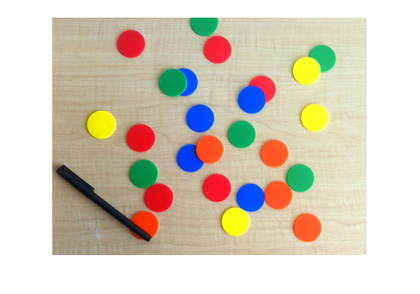
%> input picture Matlab/Immagini/Altro/Altro/coloredChips.png, 420 x 294 px, shrunk from 692 x 484 before the run
$ octave --eval "result = horizon(rgb2gray(imread('coloredChips.png')));"   (GNU Octave 9; MATLAB toolbox functions it lacks are replaced by stand-ins)
%> lines starting %> are read from the running program, lines starting %| are printed output that depends on the picture
function [angle] = horizon(image, varargin)
% HORIZON estimates the horizon rotation in the image.
%   ANGLE=HORIZON(I) returns rotation of an estimated horizon
%   in the image I. The returned value ANGLE is in the
%   range <-45,45> degrees.
%
%   ANGLE=HORIZON(I, PRECISION) aligns the image I with
%   the predefined precision. The default value is 1 degree. If higher
%   precision is required, 0.1 could be a good value.
%
%   ANGLE=HORIZON(I, PRECISION, METHOD, DISKSIZE) aligns the image I with
%   the specified METHOD. Following methods are supported:
%       'fft' - Fast Fourier Transform, the default method,
%       'hough' - Hough transform, which finds lines in the image,
%       'blot' - Finds blots and estimates their's orientation.
%                Blot method allows additional parameter DISKSIZE that
%                defines the filter size of morphological transformations.
%                The default value is 7. Note that this method
%                may not work for all kind of pictures.
%
%   Example
%   -------
%       image = imread('board.tif');
%       angle = horizon(rgb2gray(image), 0.1, 'fft')
%       imshow(imrotate(image, -angle, 'bicubic'));
%
%   The example aligns the default image in Image Processing Toolbox.
% Parameter checking.
numvarargs = length(varargin);
%> numvarargs = 0
if numvarargs > 3                   % only want 3 optional inputs at most
    error('myfuns:somefun2Alt:TooManyInputs', ...
        'requires at most 2 optional inputs');
end
optargs = {1, 'fft', 2};            % set defaults for optional inputs
optargs(1:numvarargs) = varargin;
[precision, method, diskSize] = optargs{:};  % use memorable variable names
%> precision = 1; method = 'fft'; diskSize = 2
% Check image dimension.
if ndims(image)~=2
    error('The image must be two-dimensional (i.e. grayscale).')
end
% Call the selected method
if strcmpi(method, 'fft')
    angle = horizonFFT(image, precision);
elseif strcmpi(method, 'hough')
    angle = horizonHough(image, precision);
else
    angle = horizonBlobs(image, precision, diskSize);
end
% Return the angle
angle = mod(45+angle,90)-45;            % rotation in -45..45 range
end
function angle = horizonFFT(image, precision)
%> called with precision = 1
% FFT.
maxsize = max(size(image));
%> maxsize = 420
T = fftshift(fft2(image, maxsize, maxsize)); % create rectangular transform
T = log(abs(T)+1);                           % get magnitude in <0..inf)
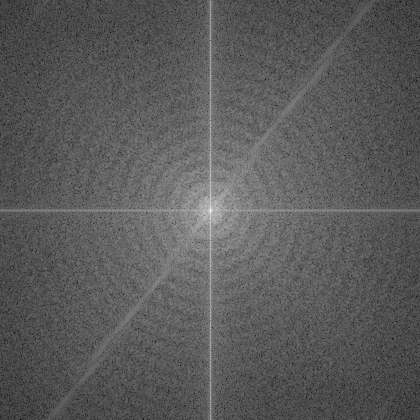
%> T: size 420x420 double; min 1.18, max 17.05, mean 6.83; drawn with min black and max white
% Combine two FFT quadrants together (another two quadrants are symetric).
center = ceil((maxsize+1)/2);
%> center = 211
evenS = mod(maxsize+1, 2);
%> evenS = 1
T = (rot90(T(center:end, 1+evenS:center), 1) + T(center:end, center:end));
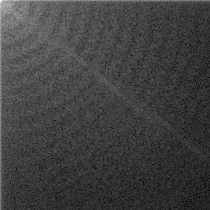
%> T: size 210x210 double; min 6.68, max 34.11, mean 13.7; drawn with min black and max white
T = T(2:end, 2:end);    % remove artifacts for expense of inaccuracy
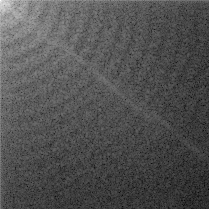
%> T: size 209x209 double; min 6.68, max 28.45, mean 13.6; drawn with min black and max white
% Find the dominant orientation
angles = floor(90/precision);
%> angles = 90
score = zeros(angles, 1);
maxDist = maxsize/2-1;
%> maxDist = 209
for angle = 0:angles-1
    [y,x] = pol2cart(deg2rad(angle*precision), 0:maxDist-1); % all [x,y]
    for i = 1:maxDist
        score(angle+1) = score(angle+1) + T(round(y(i)+1), round(x(i)+1));
    end
end
%> this loop made 90 passes
%> after the loop, score = 90 values, max 3844.2 at index 1, min 3225.9 at index 22, mean 3305.2
% Return the most dominant direction.
[~, position] = max(score);
%> position = 1
angle = (position-1)*precision;
%> angle = 0
end
function angle = horizonHough(image, precision)
    % Detect edges.
    BW = edge(image,'prewitt');
    % Perform the Hough transform.
    [H, T, ~] = hough(BW,'Theta',-90:precision:90-precision);
    % Find the most dominant line direction.
    data=var(H);                      % measure variance at each angle
    fold=floor(90/precision);         % assume right angles & fold data
    data=data(1:fold) + data(end-fold+1:end);
    [~, column] = max(data);          % the column with the crispiest peaks
    angle = -T(column);               % column to degrees
end
function angle = horizonBlobs(image, precision, diskSize)
% perform morphological operations
bw = im2bw(image);
bw = imopen(bw, strel('disk', diskSize));       % fill holes
bw = imclose(bw, strel('disk', diskSize));      % remove spackles
% get region properties
stat = regionprops(~bw, 'Area', 'BoundingBox', 'Orientation');
% select only some blobs
dimensions = cat(1, stat.BoundingBox);
area = cat(1, stat.Area);
boundingBoxArea = dimensions(:,3).*dimensions(:,4);
areaRatio = boundingBoxArea./area;
% create histogram of orientations in the picture
histogram = hist(cat(1, stat(areaRatio>1.2).Orientation), -90:precision:90);
% fold the histogram
len = ceil(length(histogram)/2);
histogram = histogram(1:len)+histogram(len:end);
% find the peak and return the dominant orientation
[~, index] = max(histogram);
angle = mod(-precision*(index-1)+45,90)-45;    % index -> angle
end
